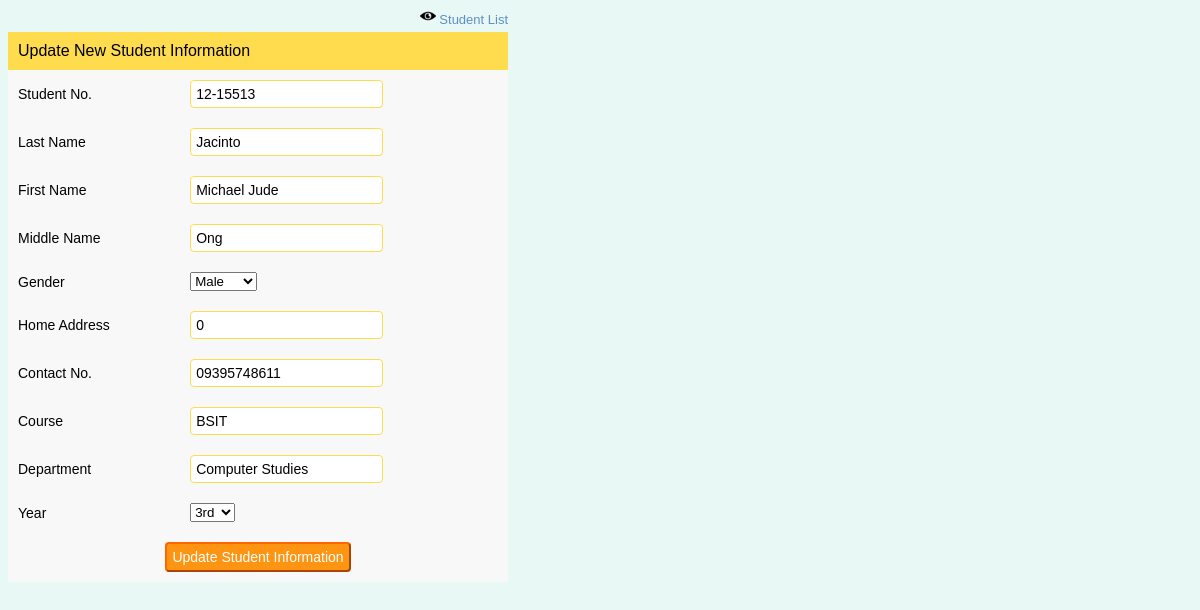
/update.php?userID=1, run on an earlier commit of the app's database.
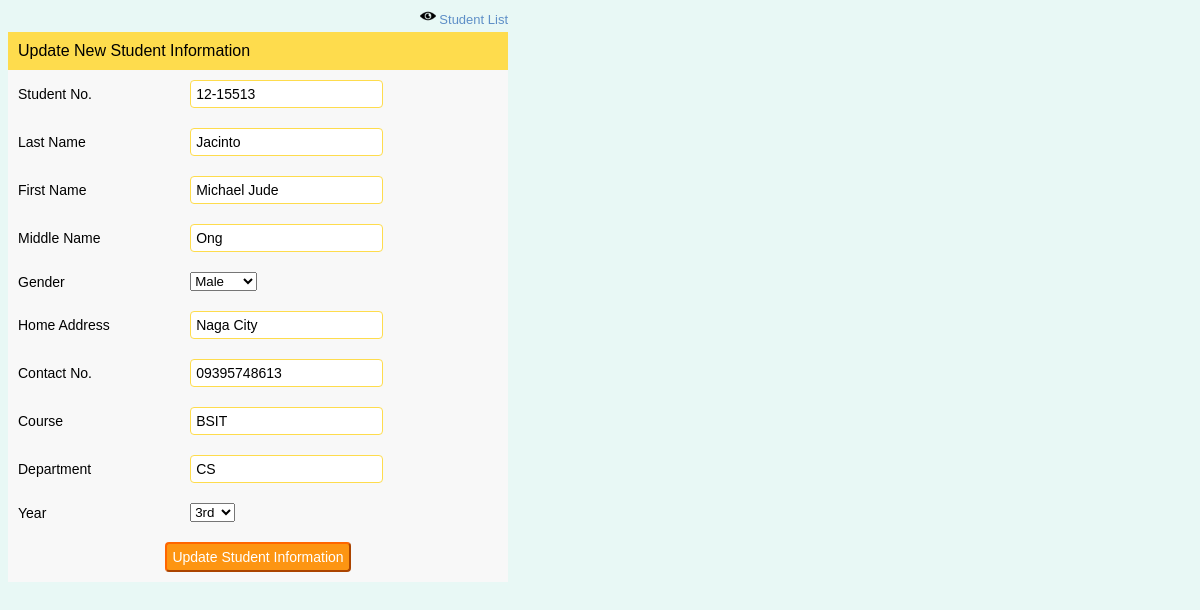
And on a later commit of the database.
### tables this page shows
CREATE TABLE `student` (
  `userID` int(11) NOT NULL,
  `studentNo` varchar(9) NOT NULL,
  `lastname` varchar(30) NOT NULL,
  `firstname` varchar(30) NOT NULL,
  `middlename` varchar(30) NOT NULL,
  `gender` varchar(10) NOT NULL,
  `homeAddress` varchar(50) NOT NULL,
  `contactNo` varchar(14) NOT NULL,
  `course` varchar(50) NOT NULL,
  `department` varchar(50) NOT NULL,
  `year` int(11) NOT NULL
);

### update.php (the view, shortened to what this page needs)
<?php
require_once("connect.php");
$select_query = "SELECT * FROM student WHERE userID='" . $_GET["userID"] . "'";
$result = mysqli_query($conn,$select_query);
$row = mysqli_fetch_array($result);
?>
<html>
<head>
<link rel="stylesheet" type="text/css" href="_css/style.css"/>
</head>
<body>
<form name="frmUser" method="post" action="">
<div style="width:500px;">
<div align="right" style="padding-bottom:5px;"><a href="index.php" class="link"><img alt='List' title='List' src='_icon/read.png' width='16px' height='16px'/> Student List</a></div>
<table border="0" cellpadding="10" cellspacing="0" width="500" align="center" class="tblSaveForm">
<tr class="tableheader">
<td colspan="2">Update New Student Information</td>
</tr>
<tr>
<td><label>Student No.</label></td>
<td><input type="text" name="studentNo" class="txtField" readonly value="<?php echo $row['studentNo']; ?>"></td>
</tr>
<tr>
<td><label>Last Name</label></td>
<td><input type="text" name="lastname" class="txtField" value="<?php echo $row['lastname']; ?>"></td>
</tr>
<td><label>First Name</label></td>
<td><input type="text" name="firstname" class="txtField" value="<?php echo $row['firstname']; ?>"></td>
<td><label>Middle Name</label></td>
<td><input type="text" name="middlename" class="txtField" value="<?php echo $row['middlename']; ?>"></td>
<td><label for="gender">Gender</label>
<td><select name="gender">
  <option <?php if($row['gender']=="Male"){echo "selected";}?>>Male</option>
</td></select>
<tr>
<td><label>Home Address</label></td>
<td><input type="text" name="homeAddress" class="txtField" value="<?php echo $row['homeAddress']; ?>"></td>
</tr>
<td><label>Contact No.</label></td>
<td><input type="text" name="contactNo" class="txtField"value="<?php echo $row['contactNo']; ?>"></td>
<td><label>Course</label></td>
<td><input type="text" name="course" class="txtField" value="<?php echo $row['course']; ?>"></td>
<td><label>Department</label></td>
<td><input type="text" name="department" class="txtField" value="<?php echo $row['department']; ?>"></td>
<td><label for="year">Year</label>
<td><select name="year">
  <option <?php if($row['year']=="3"){echo "selected";}?>>3rd</option>
</td></select>
<tr>
<td colspan="2"><input type="submit" name="submit" value="Update Student Information" class="btnSubmit"></td>
</tr>
</table>
</div>
</form>
</body>
</html>

What changed in the data, as far as the page shows it:
changed student "Jacinto": homeAddress "0" → "Naga City"; department "Computer Studies" → "CS"
Also different on the page:
form field contactNo: "09395748611" → "09395748613"
